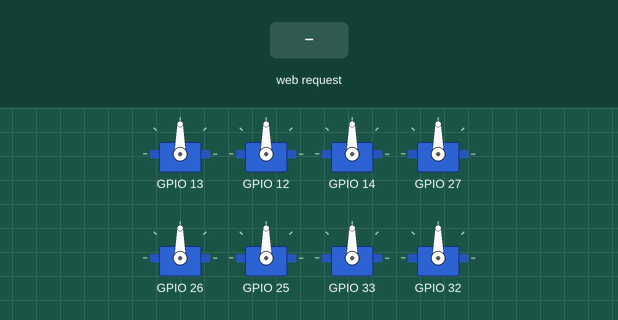
This sketch was run on a simulated ESP32. Shown: 8 × servo. Inputs (shaded band) come from the test bench. WiFi joins after 1.5 s; servers stay silent unless stated; what the sketch prints to the serial monitor is not drawn.

Above: at 3.2 s.
3.3 s: HTTP request GET /set?id=1&val=1 received
At 4.1 s:
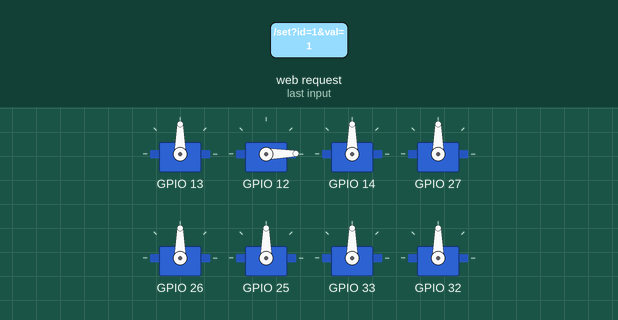
Timing chart, 0 to 6.3 s (numbered marks = the images above; inputs shaded):
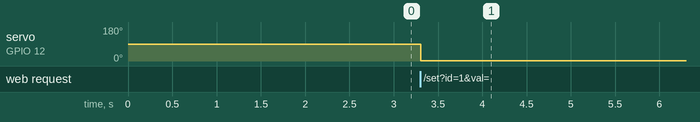

Measured:
- after the input at 3.3 s, servo on GPIO 12: 90° → 1° at once

The sketch:

esp32_server.ino
```cpp
#include <WiFi.h>
#include <ESPAsyncWebServer.h>
#include <ESP32Servo.h>

const char* ssid = "Samin Saba";
const char* password = "samin2606";

AsyncWebServer server(80);

// Servo Configuration

struct ServoConfig {
  int pin;
  int minAngle;
  int maxAngle;
  int restAngle;
  float currentAngle;
  int targetAngle;
  float smoothingFactor;
  Servo servo;
};

ServoConfig servos[8] = {
  {13, 90, 140, 90, 90.0, 90, 0.08},   // Gripper
  {12, 0, 180, 90, 90.0, 90, 0.08},    // Wrist Rotate
  {14, 0, 180, 90, 90.0, 90, 0.08},    // Wrist Pitch
  {27, 20, 160, 90, 90.0, 90, 0.08},   // Elbow
  {26, 45, 135, 90, 90.0, 90, 0.08},   // Shoulder
  {25, 10, 170, 90, 90.0, 90, 0.08},    // Base
  {33, 10, 170, 90, 90.0, 90, 0.08},    // Camera Pan
  {32, 10, 170, 90, 90.0, 90, 0.08}    // Camera Tilt
};

const char* html = R"rawliteral(
<!DOCTYPE html>
<html>
<head>
    <meta name="viewport" content="width=device-width, initial-scale=1">
    <style>
        body { font-family: Arial; text-align: center; background: #222; color: white; }
        .container { max-width: 400px; margin: auto; padding: 20px; }
        input[type=range] { width: 100%; margin: 15px 0; }
        h2 { color: #00d4ff; }
        .section { border: 1px solid #444; padding: 10px; margin-bottom: 20px; border-radius: 10px; }
    </style>
</head>
<body>
    <div class="container">
        <h2>Robot Arm Control</h2>
        <div class="section">
            <h3>Arm Joints</h3>
            <div id="arm-sliders"></div>
        </div>
        <div class="section">
            <h3>Camera Pan/Tilt</h3>
            <div id="cam-sliders"></div>
        </div>
    </div>
    <script>
        function createSlider(i, label, parentId) {
            let div = document.createElement('div');
            div.innerHTML = `<label>${label}</label>
                             <input type="range" min="0" max="180" value="90"
                             oninput="sendValue(${i}, this.value)">`;
            document.getElementById(parentId).appendChild(div);
        }

        const labels = ["Base", "Shoulder", "Elbow", "Wrist P", "Wrist R", "Gripper", "Cam Pan", "Cam Tilt"];
        for(let i=0; i<6; i++) createSlider(i, labels[i], 'arm-sliders');
        for(let i=6; i<8; i++) createSlider(i, labels[i], 'cam-sliders');

        let lastSend = 0;
        function sendValue(id, val) {
            let now = Date.now();
            if (now - lastSend > 50) { // Throttling for stability
                fetch(`/set?id=${id}&val=${val}`);
                lastSend = now;
            }
        }
    </script>
</body>
</html>
)rawliteral";

void setup() {
  Serial.begin(115200);

  // Connect to Wi-Fi
  WiFi.begin(ssid, password);
  while (WiFi.status() != WL_CONNECTED) {
    delay(1000);
    Serial.println("Connecting to WiFi...");
  }
  Serial.println("Connected to WiFi");

  // Initialize Servos
  for (int i = 0; i < 8; i++) {
    servos[i].servo.attach(servos[i].pin);
    servos[i].servo.write(servos[i].restAngle);
    servos[i].currentAngle = servos[i].restAngle;
    servos[i].targetAngle = servos[i].restAngle;
  }

  // Web Server Routes
  server.on("/", HTTP_GET, [](AsyncWebServerRequest *request){
    request->send_P(200, "text/html", html);
  });

  server.on("/set", HTTP_GET, [](AsyncWebServerRequest *request){
    if (request->hasParam("id") && request->hasParam("val")) {
      int id = request->getParam("id")->value().toInt();
      int val = request->getParam("val")->value().toInt();
      if (id >= 0 && id < 8) {
        val = constrain(val, servos[id].minAngle, servos[id].maxAngle);
        servos[id].targetAngle = val;
      }
    }
    request->send(200);
  });

  server.begin();
}

void loop() {
  // Smoothly update servo positions
  for (int i = 0; i < 8; i++) {
    if (servos[i].currentAngle != servos[i].targetAngle) {
      servos[i].currentAngle += (servos[i].targetAngle - servos[i].currentAngle) * servos[i].smoothingFactor;
      servos[i].servo.write((int)servos[i].currentAngle);
    }
  }
}
```
